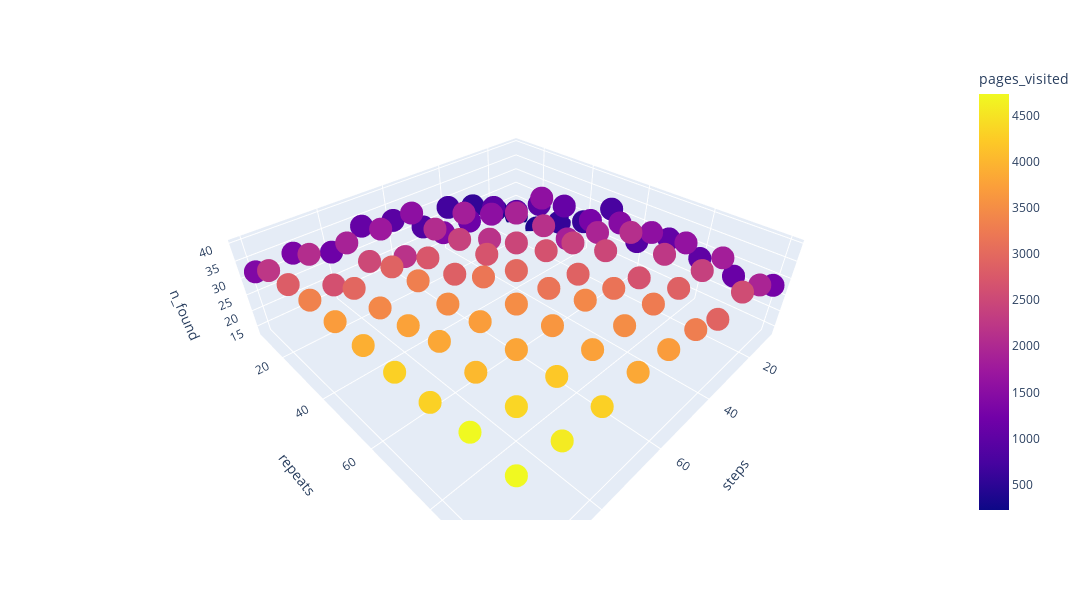

Notebook code cell kept with this figure:
### Code cell
results_df = pd.read_csv('../../data/processed/pv_er_rw_mn_experiment_2.csv')

results_df['n_found'] = results_df.recall * len(set(er_pages))

fig = px.scatter_3d(results_df, x='steps', y='repeats', z='n_found', color='pages_visited', width=1200, height=600)
fig.show()

### Figure 1 — Plotly figure (JSON) as saved in the notebook; plotly's stock layout.template omitted (floating-point values rounded to 4 significant figures)
{"data": [{"hovertemplate": "steps=%{x}<br>repeats=%{y}<br>n_found=%{z}<br>pages_visited=%{marker.color}<extra></extra>", "legendgroup": "", "marker": {"color": [226, 416, 559, 703, 842, 959, 1080, 1165, 1326, 1392, 379, 730, 969, 1166, 1396, 1551, 1739, 1897, 2076, 2230, 580, 955, 1295, 1546, 1830, 2061, 2168, 2508, 2627, 2818, 584, 1095, 1574, 1913, 2164, 2400, 2721, 2900, 2966, 3351, 755, 1296, 1854, 2142, 2461, 2685, 2854, 3306, 3433, 3686, 890, 1454, 1937, 2392, 2657, 2977, 3185, 3481, 3764, 3920, 1062, 1555, 2101, 2480, 2895, 3150, 3498, 3710, 3827, 4299, 1007, 1624, 2241, 2653, 3147, 3429, 3606, 3802, 4033, 4305, 1128, 1836, 2385, 2874, 3260, 3490, 3758, 4210, 4360, 4730, 1256, 1938, 2566, 2914, 3299, 3693, 3837, 4290, 4582, 4731], "coloraxis": "coloraxis", "symbol": "circle"}, "mode": "markers", "name": "", "scene": "scene", "showlegend": false, "type": "scatter3d", "x": [10, 20, 30, 40, 50, 60, 70, 80, 90, 100, 10, 20, 30, 40, 50, 60, 70, 80, 90, 100, 10, 20, 30, 40, 50, 60, 70, 80, 90, 100, 10, 20, 30, 40, 50, 60, 70, 80, 90, 100, 10, 20, 30, 40, 50, 60, 70, 80, 90, 100, 10, 20, 30, 40, 50, 60, 70, 80, 90, 100, 10, 20, 30, 40, 50, 60, 70, 80, 90, 100, 10, 20, 30, 40, 50, 60, 70, 80, 90, 100, 10, 20, 30, 40, 50, 60, 70, 80, 90, 100, 10, 20, 30, 40, 50, 60, 70, 80, 90, 100], "y": [10, 10, 10, 10, 10, 10, 10, 10, 10, 10, 20, 20, 20, 20, 20, 20, 20, 20, 20, 20, 30, 30, 30, 30, 30, 30, 30, 30, 30, 30, 40, 40, 40, 40, 40, 40, 40, 40, 40, 40, 50, 50, 50, 50, 50, 50, 50, 50, 50, 50, 60, 60, 60, 60, 60, 60, 60, 60, 60, 60, 70, 70, 70, 70, 70, 70, 70, 70, 70, 70, 80, 80, 80, 80, 80, 80, 80, 80, 80, 80, 90, 90, 90, 90, 90, 90, 90, 90, 90, 90, 100, 100, 100, 100, 100, 100, 100, 100, 100, 100], "z": [14, 20.0, 25, 28, 25, 31, 33, 29, 33, 32, 13.0, 23.0, 28, 27.0, 27.0, 37, 36, 36, 37, 37, 19, 29, 30, 33, 37, 36, 32, 35, 33, 38, 23.0, 32, 38, 37, 33, 37, 36, 38, 37, 39, 31, 31, 29, 37, 36, 37, 36, 39, 37, 39, 24, 34, 35, 36, 38, 37, 40, 38, 38, 39, 29, 35, 39, 38, 36, 37, 38, 39, 40, 39, 27.0, 36, 37, 35, 37, 39, 38, 38, 39, 39, 26, 36, 37, 37, 38, 38, 38, 38, 38, 40, 28, 33, 36, 34, 37, 38, 39, 38, 38, 39]}], "layout": {"coloraxis": {"colorbar": {"title": {"text": "pages_visited"}}, "colorscale": [[0, "#0d0887"], [0.1111, "#46039f"], [0.2222, "#7201a8"], [0.3333, "#9c179e"], [0.4444, "#bd3786"], [0.5556, "#d8576b"], [0.6667, "#ed7953"], [0.7778, "#fb9f3a"], [0.8889, "#fdca26"], [1, "#f0f921"]]}, "height": 600, "legend": {"tracegroupgap": 0}, "margin": {"t": 60}, "scene": {"aspectmode": "auto", "aspectratio": {"x": 1.494, "y": 1.494, "z": 0.4481}, "domain": {"x": [0, 1], "y": [0, 1]}, "xaxis": {"title": {"text": "steps"}, "type": "linear"}, "yaxis": {"title": {"text": "repeats"}, "type": "linear"}, "zaxis": {"title": {"text": "n_found"}, "type": "linear"}}, "width": 1200}}
